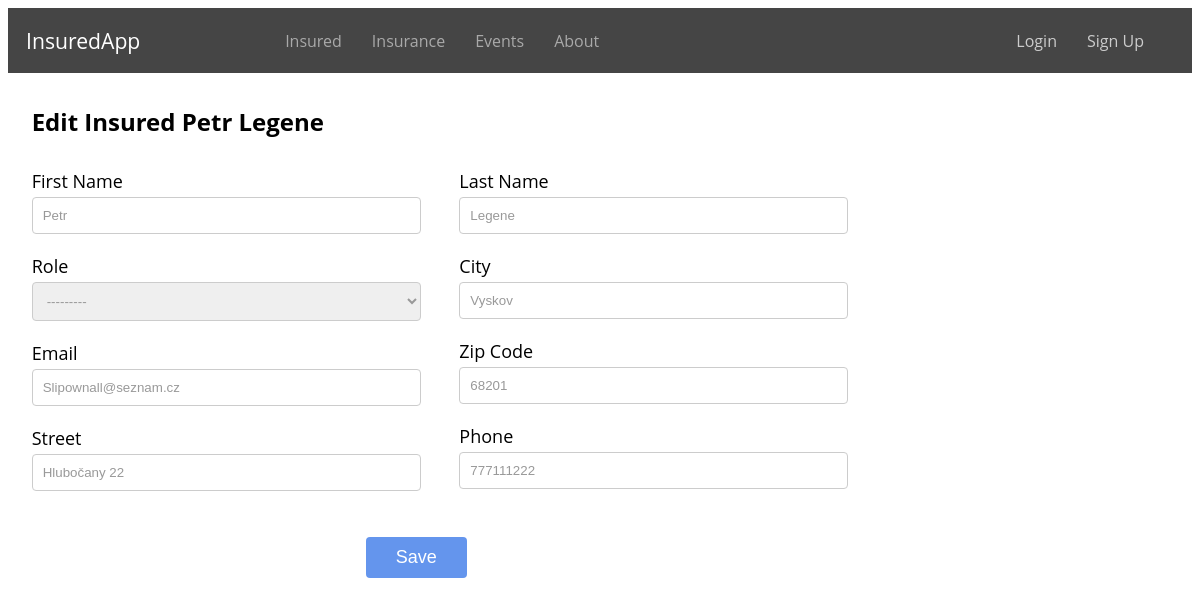
Before: /insureds/edit/10/ with the older database file.
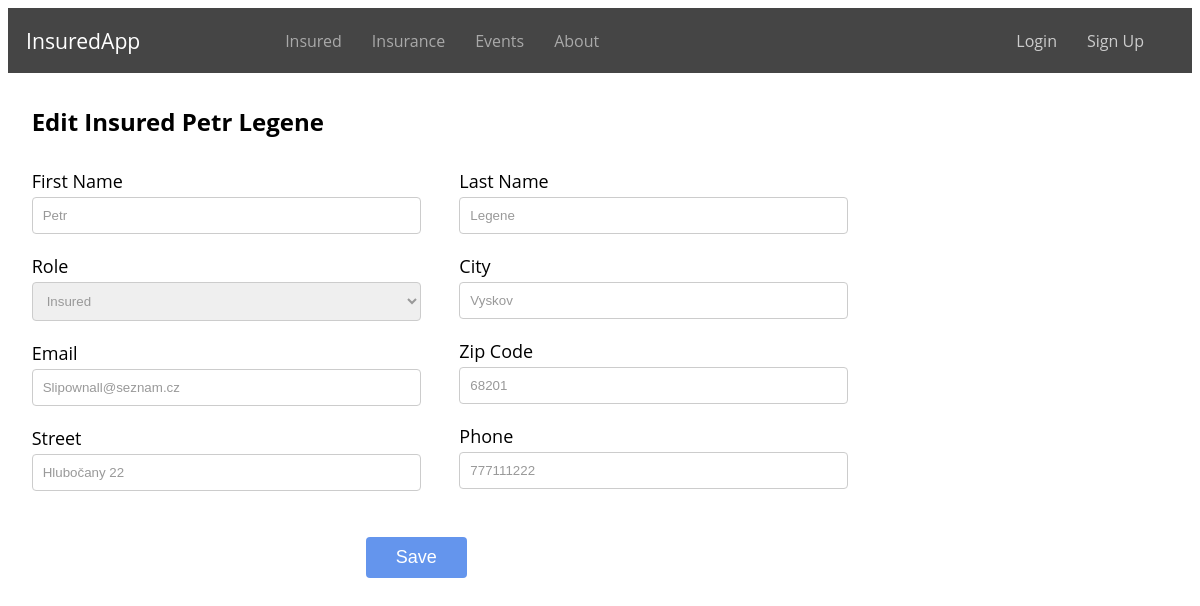
After: the same page with the newer database file.
### evidence/models.py (models this page shows, shortened)
class Insured(models.Model):
    user = models.ForeignKey(User, on_delete=models.CASCADE, related_name='insured', null=True, blank=True)
    first_name = models.CharField(max_length=100)
    profile_photo = models.ImageField(upload_to='profile_photos', blank=True, null=True)
    last_name = models.CharField(max_length=100)
    email = models.EmailField()
    role = models.CharField(max_length=20, choices=RoleEnum.choices(), null=True)
    street = models.CharField(max_length=100)
    city = models.CharField(max_length=64)
    zipcode = models.CharField(max_length=16)
    phone = models.CharField(max_length=16)
    is_policyholder = models.BooleanField(default=False)
    class Meta:
        ordering = ['id']

### evidence/views.py (the view)
# urls.py: path('insureds/edit/<int:insured_id>/', views.edit_insured, name='edit_insured'),
def edit_insured(request, insured_id):
    insured = get_object_or_404(Insured, id=insured_id)
    if request.method == 'POST':
        form = InsuredForm(request.POST, instance=insured)
        if form.is_valid():
            form.save()
            return redirect('insured')
    else:
        form = InsuredForm(instance=insured)
    return render(request, 'edit_insured.html', {'form': form, 'insured': insured})

### evidence/forms.py
class InsuredForm(forms.ModelForm):
    class Meta:
        model = Insured
        fields = ['first_name', 'last_name', 'email', 'phone', 'street', 'city', 'zipcode', 'role']

### evidence/templates/edit_insured.html (shortened to what this page needs)
{% extends 'base.html' %}
{% block content %}
    <h2 class="new-insured-h">Edit Insured {{ insured.first_name }} {{ insured.last_name }}</h2>
    <form method="POST" class="insured-form">
        <div class="form-column">
            <div class="form-row">
                <label>First Name</label>
                {{ form.first_name }}
            </div>
            <div class="form-row">
                <label>Role</label>
                {{ form.role }}
            </div>
            <div class="form-row">
                <label>Email</label>
                {{ form.email }}
            </div>
            <div class="form-row">
                <label>Street</label>
                {{ form.street }}
            </div>
        </div>
        <div class="form-column">
            <div class="form-row">
                <label>Last Name</label>
                {{ form.last_name }}
            </div>
            <div class="form-row">
                <label>City</label>
                {{ form.city }}
            </div>
            <div class="form-row">
                <label>Zip Code</label>
                {{ form.zipcode }}
            </div>
            <div class="form-row">
                <label>Phone</label>
                {{ form.phone }}
            </div>
        </div>
        <div class="submit-button-container">
            <input type="submit" value="Save" class="submit-button">
        </div>
    </form>
{% endblock %}

Changed rows visible on the page:
changed Insured "Petr": role "---------" → "Insured"
